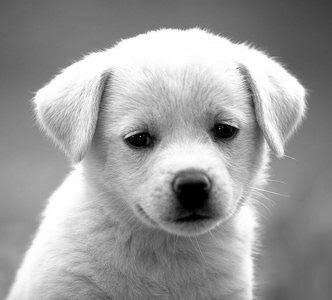
#> input picture Computer Vision/images.jpg, 332 x 300 px
$ jupyter execute Fourier_Transform.ipynb   (older library calls are emulated)
#> lines starting #> are read from the running program, lines starting #| are printed output that depends on the picture; long printed decimals are rounded
[cell 1]
import cv2
import matplotlib.pyplot as plt
import numpy as np

[cell 2]
def calculate_2dft(input):
    ft = np.fft.ifftshift(input)
    ft = np.fft.fft2(ft)
    return np.fft.fftshift(ft)

def calculate_2dift(input):
    ift = np.fft.ifftshift(input)
    ift = np.fft.ifft2(ift)
    ift = np.fft.fftshift(ift)
    return ift.real

[cell 3]
path1 = 'images.jpg'

image = cv2.imread(path1, 0)
#> image is the input picture: shape (300, 332); min 0, max 255, mean 155.7

[cell 4]
plt.imshow(image, cmap='gray')
plt.show()
image

[cell 5]
imageGray = image

# print(imageGray)

dft =  cv2.dft(np.float32(imageGray), flags=cv2.DFT_COMPLEX_OUTPUT)

dft_shift = np.fft.fftshift(dft)

# print(dft_shift)


mag, phase = cv2.cartToPolar(dft_shift[:,:,0], dft_shift[:,:, 1])
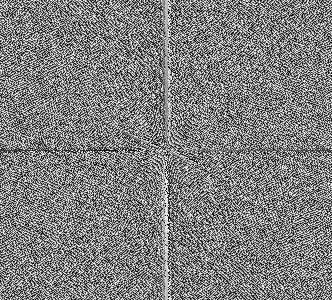
#> phase: shape (300, 332) float32; min 8.55e-06, max 6.28, mean 3.15; drawn with min black and max white


spec = np.log(mag)
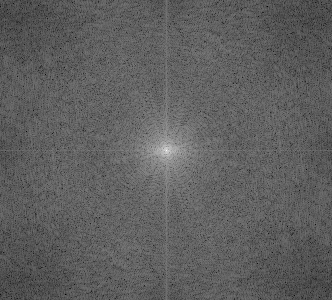
#> spec: shape (300, 332) float32; min 2.52, max 16.56, mean 7.77; drawn with min black and max white


plt.imshow(spec, cmap='gray')

# mag = cv2.pow(mag, 1.1)

[cell 6]
real, imag = cv2.polarToCart(mag, phase)

back = cv2.merge([real, imag])

back_shift = np.fft.ifftshift(back)

img_back = cv2.idft(back_shift)

img_back = cv2.magnitude(img_back[:,:,0], img_back[:,:,1])

min, max = np.amin(img_back, (0,1)), np.amax(img_back, (0,1))
#> min = 0.837; max = 25398976
print(min,max)
#| 0.8372 25398976.0

img_back = cv2.normalize(img_back, None, alpha=0, beta=255, norm_type=cv2.NORM_MINMAX, dtype=cv2.CV_8U)


# print(img_back)

plt.imshow(img_back, cmap='gray')

print(img_back)
#> (printed output is left out)

print(imageGray)
#> (printed output is left out)

[cell 7]
q = plt.figure(3)


plt.subplot(331),plt.imshow(imageGray, cmap='gray')
plt.subplot(332), plt.imshow(spec, cmap='gray')
plt.subplot(333), plt.imshow(img_back, cmap='gray')
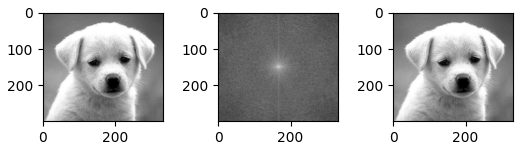
#> figure drawn by matplotlib, 3 panels

[cell 8]
a = np.fft.fft2(imageGray)


print(imageGray)
#> (printed output is left out)

print(a)
#> (printed output is left out)
print(a.shape)
#| (300, 332)


def normalize(arr, t_min, t_max):
    norm_arr = []
    diff = t_max - t_min
    diff_arr = max(arr) - min(arr)
    for i in arr:
        temp = (((i - min(arr))*diff)/diff_arr) + t_min
        norm_arr.append(temp)
    return norm_arr


b = np.fft.ifft2(a, norm='forward')


print(b)
#> (printed output is left out)

$ run again, with Computer Vision/tom-scott.jpg copied over Computer Vision/images.jpg
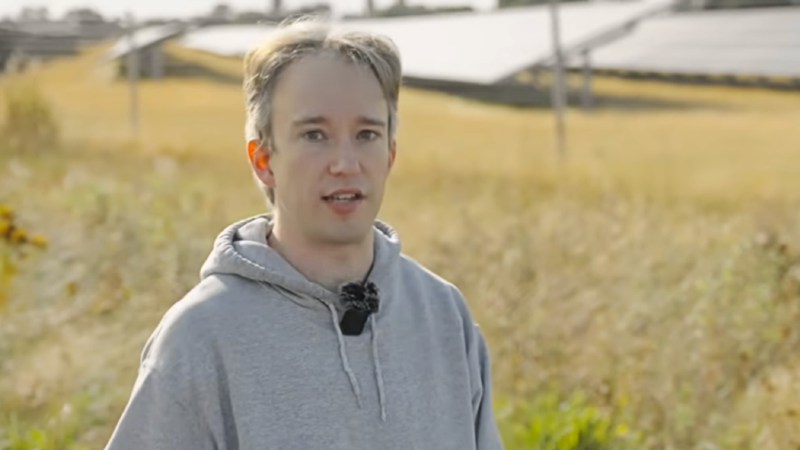
#> input picture Computer Vision/tom-scott.jpg, 1600 x 900 px (shown at 1/2 size)
#> `spec = np.log(mag)`:
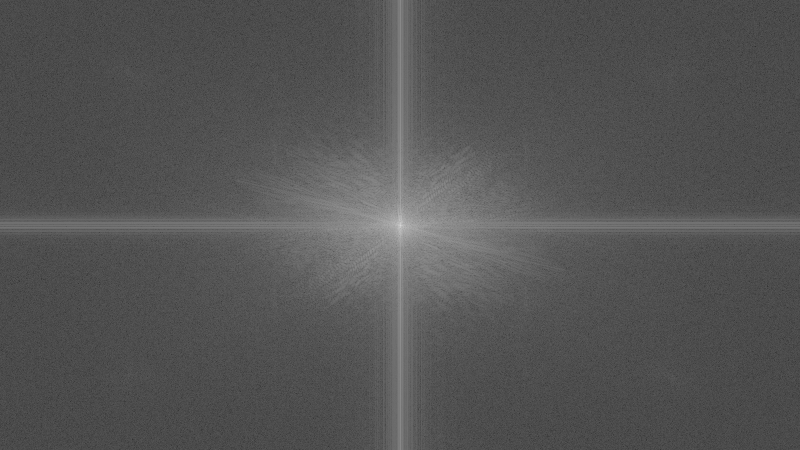
#> spec: shape (900, 1600) float32 (shown at 1/2 size); min 0.224, max 19.25, mean 6.54; drawn with min black and max white
#> min = 17278768; max = 362876832
#| 17278768.0 362876830.0
#> (printed output is left out)
#> (printed output is left out)
#> `[cell 7] q = plt.figure(3)    plt.subplot(331),plt.imshow(imageGray, c..`:
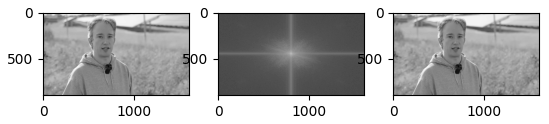
#> figure drawn by matplotlib, 3 panels
#> (printed output is left out)
#> (printed output is left out)
#| (900, 1600)
#> (printed output is left out)
